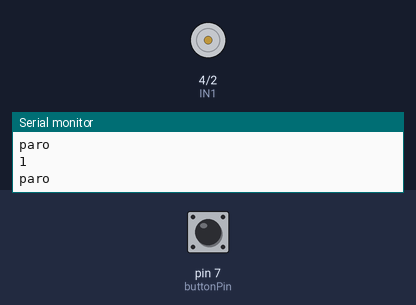
This sketch was run on a simulated Arduino Uno, built with avr-gcc and run on an emulated ATmega328P. Shown: motor-driver pin pairs drawn as motors (green arrow = first pin HIGH = forward, orange = second pin HIGH = backward, longer = more drive), the last lines printed to the serial monitor. The test bench sets the inputs (shaded band); at power-on: pin 7 (buttonPin) HIGH.

Above: at 2.8 s.
2.9 s: pin 7 (buttonPin) pulled LOW for 3.2 s
At 3.3 s:
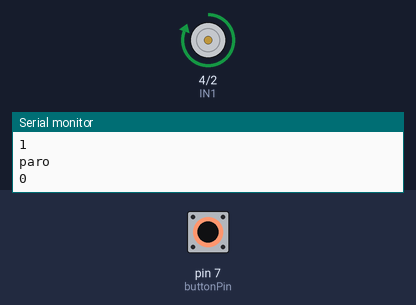
At 6.0 s:
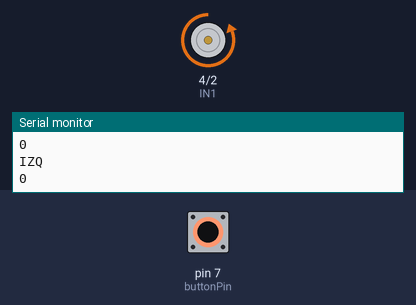
8.5 s: pin 7 (buttonPin) pulled LOW for 1.2 s
At 11.8 s:
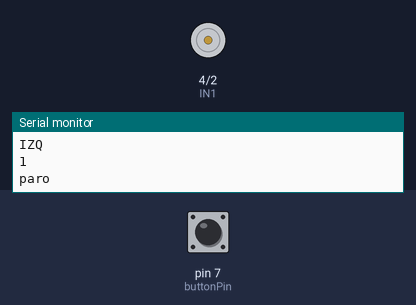
Timing chart, 0 to 13.3 s (numbered marks = the images above; inputs shaded):
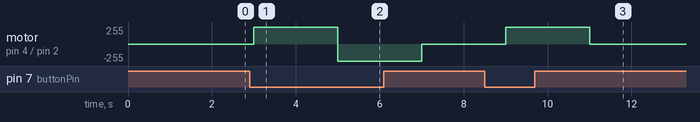

The sketch:

sketch_may31b.ino
```cpp
const int buttonPin = 7;  // Pin del pulsador

#define IN1 4

#define IN2 2

int buttonState = 0;      // Estado actual del pulsador
int lastButtonState = 0;  // Estado anterior del pulsador


bool statusSpin = 0;

bool statusButton = 0;

void setup() {

  pinMode(buttonPin, INPUT_PULLUP);     // Pin del pulsador como entrada

  pinMode(IN1,OUTPUT);

  pinMode(IN2,OUTPUT);
  Serial.begin(9600);

      digitalWrite(IN2,LOW);
    digitalWrite(IN1,LOW);
}

void giroIZQ(int tiempo){
    digitalWrite(IN1,HIGH);
    digitalWrite(IN2,LOW);
    delay(tiempo);
}

void giroDER(int tiempo){
    digitalWrite(IN2,HIGH);
    digitalWrite(IN1,LOW);
    delay(tiempo);
}

void paro (int tiempo){
    digitalWrite(IN2,LOW);
    digitalWrite(IN1,LOW);
    delay(tiempo);
}


bool bandera=0;

void loop() {


  buttonState = digitalRead(buttonPin);
  Serial.println(buttonState);

 if (buttonState==1) {
   Serial.println("paro");
    paro(1000);
        digitalWrite(IN2,LOW);
    digitalWrite(IN1,LOW);
 }
  else{
    if (bandera){
      giroDER(2000);
      Serial.println("DER");

      bandera=0;
    }
    else{
      giroIZQ(2000);
        Serial.println("IZQ");
      bandera=1;
    }
    }
 }
      // if(statusButton==HIGH){

  //   statusSpin = !statusSpin;

  // }


  // if(statusSpin == 1){

  //   digitalWrite(IN1,HIGH);

  //   digitalWrite(IN2,LOW);

  // } else {

  //   digitalWrite(IN1,LOW);

  //   digitalWrite(IN2,HIGH);

  // }


  // delay(150);
```

Measured:
- after the input at 2.9 s, motor on pin 4 (IN1) / pin 2 (IN2): stopped → forward 255/255 after 0.10 s, → backward 255/255 2.0 s later, → stopped 2.0 s later
- after the input at 8.5 s, motor on pin 4 (IN1) / pin 2 (IN2): stopped → forward 255/255 after 0.50 s, → stopped 2.0 s later
